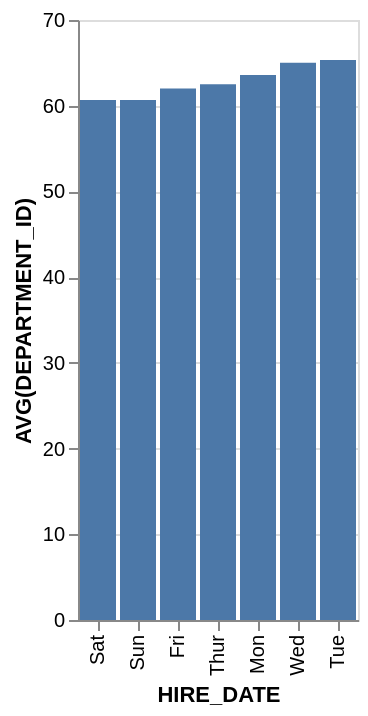

The specification (Vega-Lite) saved for this image:
### Vega-Lite specification from a JSON file in a GitHub repository (floating-point values rounded to 4 significant figures)
{"data": {"values": [{"x_data": "Sat", "y_data": 60.67}, {"x_data": "Sun", "y_data": 60.67}, {"x_data": "Fri", "y_data": 62}, {"x_data": "Thur", "y_data": 62.5}, {"x_data": "Mon", "y_data": 63.57}, {"x_data": "Wed", "y_data": 65}, {"x_data": "Tue", "y_data": 65.33}]}, "mark": "bar", "encoding": {"x": {"field": "x_data", "type": "nominal", "title": "HIRE_DATE", "sort": {"op": "sum", "field": "y_data", "order": "ascending"}}, "y": {"field": "y_data", "type": "quantitative", "title": "AVG(DEPARTMENT_ID)"}}}
